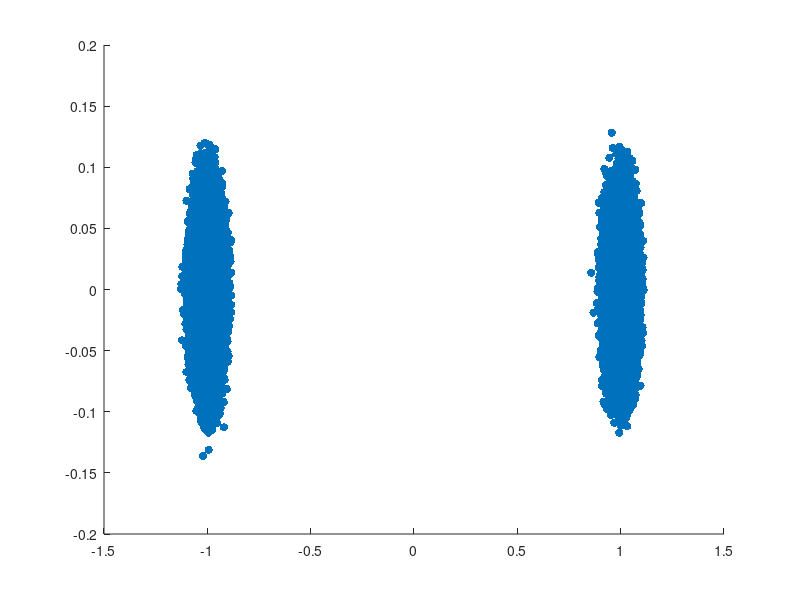

This chart was generated by the following MATLAB code: (Note: this script raises an error after producing the figure.)
VERBOSE_FOR_DEMO_RUN = false;
d = 100; % Distance in meters
rng(0);


% ####################
% ### Task 1: P_rx ###
% ####################
if VERBOSE_FOR_DEMO_RUN
    fprintf('####################\n');
    fprintf('### Task 1: P_rx ###\n');
    fprintf('####################\n\n');
end

function [P_rx_W, P_rx_dBm] = ...
    calculate_received_power(d)
    % Constants
    c = 3e8; % Speed of light (m/s)

    % Tx Parameters
    f = 2.4e9; % Frequency (Hz)
    P_tx_dBm = 10; % Transmit power (dBm)
    P_tx = 10^(P_tx_dBm / 10) * 1e-3; % Transmit power (W)
    G_tx = 1; % Transmit antenna gain

    % Rx Parameters
    G_rx = 1; % Receive antenna gain

    % Calculate the wavelength
    lambda = c / f;

    % Received Power (dBm)
    P_rx_dBm = P_tx_dBm + 10 * log10(G_tx) + ...
        10 * log10(G_rx) + ...
        20 * log10(lambda / (4 * pi * d));

    % Convert dBm to Watts
    P_rx_W = 10^(P_rx_dBm / 10) * 1e-3;
end

[P_rx_W, P_rx_dBm] = calculate_received_power(d);

if VERBOSE_FOR_DEMO_RUN
    fprintf('At a distance of %f meters, the received power is %e W (%f dBm).\n\n', d, P_rx_W, P_rx_dBm);
end

% ##################################
% ### Task 2: Channel Generation ###
% ##################################
if VERBOSE_FOR_DEMO_RUN
    fprintf('##################################\n');
    fprintf('### Task 2: Channel Generation ###\n');
    fprintf('##################################\n\n');
end
function [h] = generate_channel()
    % get a, b from a Gaussian normal distribution
    a = randn;
    b = randn;

    % generate h
    h = a + 1i * b;
end
function [h_scaled] = generate_scaled_channel(P_rx_W)
    h = generate_channel();
    scale_factor = sqrt(P_rx_W / abs(h)^2);
    h_scaled = h * scale_factor;
end
h_scaled = generate_scaled_channel(P_rx_W);
if VERBOSE_FOR_DEMO_RUN
    fprintf('The scaled channel is: %e + %ei.\n\n', real(h_scaled), imag(h_scaled));
end

% ##########################
% ### Task 3: Modulation ###
% ##########################
if VERBOSE_FOR_DEMO_RUN
    fprintf('##########################\n');
    fprintf('### Task 3: Modulation ###\n');
    fprintf('##########################\n\n');
end
function [random_bits] = generate_random_bits(N)
    random_bits = randi([0, 1], 1, N);
end

function [symbols] = BPSK_modulate(bits)
    symbols = (-2) * bits + 1;

    % Normalize symbols
    expected_power = abs(-1)^2 * 0.5 + abs(1)^2 * 0.5;
    symbols = symbols / sqrt(expected_power);
end

function [symbols] = QPSK_modulate(bits)
    N = length(bits);
    symbols = zeros(1, N/2);
    for i = 1:2:N
        if bits(i) == 0 && bits(i+1) == 0
            symbols((i+1)/2) = 1 + 1i;
        elseif bits(i) == 0 && bits(i+1) == 1
            symbols((i+1)/2) = 1 - 1i;
        elseif bits(i) == 1 && bits(i+1) == 0
            symbols((i+1)/2) = -1 + 1i;
        else
            symbols((i+1)/2) = -1 - 1i;
        end
    end

    % Normalize symbols
    expected_power = abs(1 + 1i)^2;
    symbols = symbols / sqrt(expected_power);
end

function [symbols] = QAM16_modulate(bits)
    N = length(bits);
    symbols = zeros(1, N/4);
    
    for i = 1:4:N
        % Determine real part
        if bits(i) == 0 && bits(i+1) == 0
            real_part = 3;
        elseif bits(i) == 0 && bits(i+1) == 1
            real_part = 1;
        elseif bits(i) == 1 && bits(i+1) == 1
            real_part = -3;
        else % bits(i) == 1 && bits(i+1) == 0
            real_part = -1;
        end

        % Determine imaginary part
        if bits(i+2) == 0 && bits(i+3) == 0
            imag_part = 3;
        elseif bits(i+2) == 0 && bits(i+3) == 1
            imag_part = 1;
        elseif bits(i+2) == 1 && bits(i+3) == 1
            imag_part = -3;
        else % bits(i+2) == 1 && bits(i+3) == 0
            imag_part = -1;
        end

        % Store symbol
        symbols((i+3)/4) = real_part + 1i * imag_part;
    end

    % Normalize symbols
    expected_power = ( ...
        abs(-3 + 3i)^2 * 4 + ...
        abs(-3 + 1i)^2 * 8 + ...
        abs(-1 + 1i)^2 * 4 ...
    ) / 16;
    symbols = symbols / sqrt(expected_power);
end

function [symbols] = QAM64_modulate(bits)
    N = length(bits);
    symbols = zeros(1, N/6);

    for i=1:6:N

        % Get value represented by 6 bits
        value = 0;
        for j = 0:5
            value = value + bits(i+j) * 2^(5-j);
        end

        % Determine real and imaginary parts
        real_part = -floor(value / 8) * 2 + 7;
        imag_part = -mod(value, 8) * 2 + 7;

        % Store symbol
        symbols((i+5)/6) = real_part + 1i * imag_part;
    end

    % Normalize symbols
    sample_symbols = zeros(1, 64);
    for i = 1:8
        for j = 1:8
            sample_symbols((i-1)*8 + j) = (2*i - 9) + 1i * (2*j - 9);
        end
    end
    expected_power = sum(abs(sample_symbols).^2) / 64;
    symbols = symbols / sqrt(expected_power);
end

function [average_power] = calculate_average_power(symbols)
    average_power = mean(abs(symbols).^2);
end

N = 300000; % Number of bits
bits = generate_random_bits(N);
symbols_BPSK = BPSK_modulate(bits);
symbols_QPSK = QPSK_modulate(bits);
symbols_QAM16 = QAM16_modulate(bits);
symbols_QAM64 = QAM64_modulate(bits);

if VERBOSE_FOR_DEMO_RUN
    fprintf('First 12 bits of the random bits: %s\n', num2str(bits(1:12)));
    fprintf('First 12 BPSK symbols: %s\n', num2str(symbols_BPSK(1:12)));
    fprintf('First 6 QPSK symbols: %s\n', num2str(symbols_QPSK(1:6)));
    fprintf('First 3 QAM16 symbols: %s\n', num2str(symbols_QAM16(1:3)));
    fprintf('First 2 QAM64 symbols: %s\n\n', num2str(symbols_QAM64(1:2)));
end

average_power_BPSK = calculate_average_power(symbols_BPSK);
average_power_QPSK = calculate_average_power(symbols_QPSK);
average_power_QAM16 = calculate_average_power(symbols_QAM16);
average_power_QAM64 = calculate_average_power(symbols_QAM64);

% #####################################
% ### Task 4: Transmit over the Air ###
% #####################################
if VERBOSE_FOR_DEMO_RUN
    fprintf('#####################################\n');
    fprintf('### Task 4: Transmit over the Air ###\n');
    fprintf('#####################################\n\n');
end
function [noise] = generate_noise(N, noise_power_dBm)
    noise_power_W = 10^(noise_power_dBm / 10) * 1e-3;
    noise = zeros(1, N);
    for i = 1:N
        a = randn * sqrt(noise_power_W / 2);
        b = randn * sqrt(noise_power_W / 2);
        noise(i) = a + 1i * b;
    end
end

function [received_symbols] = transmit_symbol(symbols, h, noise)
    K = length(symbols);
    received_symbols = h * symbols + noise(1:K);
end

noise_power_dBm = -90; % Noise power in dBm
noise_power_W = 10^(noise_power_dBm / 10) * 1e-3;
noise = generate_noise(N, noise_power_dBm);

received_symbols_BPSK = transmit_symbol(symbols_BPSK, h_scaled, noise);
received_symbols_QPSK = transmit_symbol(symbols_QPSK, h_scaled, noise);
received_symbols_QAM16 = transmit_symbol(symbols_QAM16, h_scaled, noise);
received_symbols_QAM64 = transmit_symbol(symbols_QAM64, h_scaled, noise);

if VERBOSE_FOR_DEMO_RUN
    fprintf('First 3 received BPSK symbols: %s\n', num2str(received_symbols_BPSK(1:3)));
    fprintf('First 3 received QPSK symbols: %s\n', num2str(received_symbols_QPSK(1:3)));
    fprintf('First 3 received QAM16 symbols: %s\n', num2str(received_symbols_QAM16(1:3)));
    fprintf('First 3 received QAM64 symbols: %s\n\n', num2str(received_symbols_QAM64(1:3)));
end

% #######################################
% ### Task 5: Decode and Demodulation ###
% #######################################
if VERBOSE_FOR_DEMO_RUN
    fprintf('#######################################\n');
    fprintf('### Task 5: Decode and Demodulation ###\n');
    fprintf('#######################################\n\n');
end
function [bits, symbols] = BPSK_demodulate(received_symbols, h)
    symbols = received_symbols / h;
    bits = symbols < 0;
end

function [bits, symbols] = QPSK_demodulate(received_symbols, h)
    symbols = received_symbols / h;
    bits = zeros(1, 2 * length(symbols));
    for i = 1:length(symbols)
        if imag(symbols(i)) > 0
            bits(2*i) = 0;
        else
            bits(2*i) = 1;
        end

        if real(symbols(i)) > 0
            bits(2*i - 1) = 0;
        else
            bits(2*i - 1) = 1;
        end
    end
end

function [bits, symbols] = QAM16_demodulate(received_symbols, h)
    symbols = received_symbols / h;
    constellations = [ ...
        -3+3i, -1+3i, 1+3i, 3+3i, ...
        -3+1i, -1+1i, 1+1i, 3+1i, ...
        -3-1i, -1-1i, 1-1i, 3-1i, ...
        -3-3i, -1-3i, 1-3i, 3-3i ...
    ];
    normalized_constellations = constellations / sqrt(mean(abs(constellations).^2));
    bits_of_constellations = [ ...
        1 1 0 0; 1 0 0 0; 0 1 0 0; 0 0 0 0; ...
        1 1 0 1; 1 0 0 1; 0 1 0 1; 0 0 0 1; ...
        1 1 1 0; 1 0 1 0; 0 1 1 0; 0 0 1 0; ...
        1 1 1 1; 1 0 1 1; 0 1 1 1; 0 0 1 1 ...
    ];
    bits = zeros(1, 4 * length(symbols));
    for i = 1:length(symbols)
        distances = abs(symbols(i) - normalized_constellations);
        [~, index] = min(distances);
        bits((i-1)*4 + 1:i*4) = bits_of_constellations(index, :);
    end
end

function [bits, symbols] = QAM64_demodulate(received_symbols, h)
    symbols = received_symbols / h;
    constellations = zeros(1, 64);
    for i = 1:8
        for j = 1:8
            constellations((i-1)*8 + j) = (2*j - 9) + 1i * (-2*i + 9);
        end
    end
    normalized_constellations = constellations / sqrt(mean(abs(constellations).^2));
    bits_of_constellations = zeros(64, 6);
    for i = 1:8
        for j = 1:8
            index = (i-1)*8 + j;
            value = (8 - j) * 8 + (i - 1);
            for k = 1:6
                bits_of_constellations(index, k) = mod(floor(value / 2^(6-k)), 2);
            end
        end
    end
    
    bits = zeros(1, 6 * length(symbols));
    for i = 1:length(symbols)
        distances = abs(symbols(i) - normalized_constellations);
        [~, index] = min(distances);
        bits((i-1)*6 + 1:i*6) = bits_of_constellations(index, :);
    end
end

[bits_BPSK, symbols_BPSK_prime] = BPSK_demodulate(received_symbols_BPSK, h_scaled);
[bits_QPSK, symbols_QPSK_prime] = QPSK_demodulate(received_symbols_QPSK, h_scaled);
[bits_QAM16, symbols_QAM16_prime] = QAM16_demodulate(received_symbols_QAM16, h_scaled);
[bits_QAM64, symbols_QAM64_prime] = QAM64_demodulate(received_symbols_QAM64, h_scaled);

if VERBOSE_FOR_DEMO_RUN
    fprintf('First 10 demodulated BPSK bits: %s\n', num2str(bits_BPSK(1:10)));
    fprintf('First 10 demodulated QPSK bits: %s\n', num2str(bits_QPSK(1:10)));
    fprintf('First 10 demodulated QAM16 bits: %s\n', num2str(bits_QAM16(1:10)));
    fprintf('First 10 demodulated QAM64 bits: %s\n\n', num2str(bits_QAM64(1:10)));
end

% #############################
% ### Task 6: Calculate SNR ###
% #############################
if VERBOSE_FOR_DEMO_RUN
    fprintf('#############################\n');
    fprintf('### Task 6: Calculate SNR ###\n');
    fprintf('#############################\n\n');
end
empirical_noise_BPSK = symbols_BPSK_prime - symbols_BPSK;
empirical_noise_QPSK = symbols_QPSK_prime - symbols_QPSK;
empirical_noise_QAM16 = symbols_QAM16_prime - symbols_QAM16;
empirical_noise_QAM64 = symbols_QAM64_prime - symbols_QAM64;

average_power_empirical_noise_BPSK_W = mean(abs(empirical_noise_BPSK).^2);
average_power_empirical_noise_QPSK_W = mean(abs(empirical_noise_QPSK).^2);
average_power_empirical_noise_QAM16_W = mean(abs(empirical_noise_QAM16).^2);
average_power_empirical_noise_QAM64_W = mean(abs(empirical_noise_QAM64).^2);
if VERBOSE_FOR_DEMO_RUN
    fprintf('Average power of BPSK empirical noise: %e W.\n', average_power_empirical_noise_BPSK_W);
    fprintf('Average power of QPSK empirical noise: %e W.\n', average_power_empirical_noise_QPSK_W);
    fprintf('Average power of QAM16 empirical noise: %e W.\n', average_power_empirical_noise_QAM16_W);
    fprintf('Average power of QAM64 empirical noise: %e W.\n\n', average_power_empirical_noise_QAM64_W);
end

average_power_empirical_noise_BPSK_dBm = 10 * log10(average_power_empirical_noise_BPSK_W * 1e3);
average_power_empirical_noise_QPSK_dBm = 10 * log10(average_power_empirical_noise_QPSK_W * 1e3);
average_power_empirical_noise_QAM16_dBm = 10 * log10(average_power_empirical_noise_QAM16_W * 1e3);
average_power_empirical_noise_QAM64_dBm = 10 * log10(average_power_empirical_noise_QAM64_W * 1e3);
if VERBOSE_FOR_DEMO_RUN
    fprintf('Average power of BPSK empirical noise: %f dBm.\n', average_power_empirical_noise_BPSK_dBm);
    fprintf('Average power of QPSK empirical noise: %f dBm.\n', average_power_empirical_noise_QPSK_dBm);
    fprintf('Average power of QAM16 empirical noise: %f dBm.\n', average_power_empirical_noise_QAM16_dBm);
    fprintf('Average power of QAM64 empirical noise: %f dBm.\n\n', average_power_empirical_noise_QAM64_dBm);
end

SNR_BPSK_W = average_power_BPSK / average_power_empirical_noise_BPSK_W;
SNR_QPSK_W = average_power_QPSK / average_power_empirical_noise_QPSK_W;
SNR_QAM16_W = average_power_QAM16 / average_power_empirical_noise_QAM16_W;
SNR_QAM64_W = average_power_QAM64 / average_power_empirical_noise_QAM64_W;
if VERBOSE_FOR_DEMO_RUN
    fprintf('SNR of BPSK: %f.\n', SNR_BPSK_W);
    fprintf('SNR of QPSK: %f.\n', SNR_QPSK_W);
    fprintf('SNR of QAM16: %f.\n', SNR_QAM16_W);
    fprintf('SNR of QAM64: %f.\n\n', SNR_QAM64_W);
end

SNR_BPSK_dB = 10 * log10(SNR_BPSK_W);
SNR_QPSK_dB = 10 * log10(SNR_QPSK_W);
SNR_QAM16_dB = 10 * log10(SNR_QAM16_W);
SNR_QAM64_dB = 10 * log10(SNR_QAM64_W);
if VERBOSE_FOR_DEMO_RUN
    fprintf('SNR of BPSK: %f dB.\n', SNR_BPSK_dB);
    fprintf('SNR of QPSK: %f dB.\n', SNR_QPSK_dB);
    fprintf('SNR of QAM16: %f dB.\n', SNR_QAM16_dB);
    fprintf('SNR of QAM64: %f dB.\n\n', SNR_QAM64_dB);
end

theoretical_SNR_W = P_rx_W - noise_power_W;
theoretical_SNR_dB = 10 * log10(theoretical_SNR_W);
if VERBOSE_FOR_DEMO_RUN
    fprintf('Theoretical SNR: %e W (%f dB).\n\n', theoretical_SNR_W, theoretical_SNR_dB);
end

% ####################################
% ### Task 7: Calculate Throughput ###
% ####################################
if VERBOSE_FOR_DEMO_RUN
    fprintf('####################################\n');
    fprintf('### Task 7: Calculate Throughput ###\n');
    fprintf('####################################\n\n');
end
function [PDR] = calculate_PDR(bits, bits_prime, pkt_size_bit)
    N = length(bits);
    errors = bits ~= bits_prime;
    success_pkt = 0;
    for i = 1:pkt_size_bit:N
        if sum(errors(i:i+pkt_size_bit-1)) == 0
            success_pkt = success_pkt + 1;
        end
    end
    PDR = success_pkt / (N / pkt_size_bit);
end

sample_duration_s = 3.2e-6;
pkt_size_byte = 500;
pkt_size_bit = pkt_size_byte * 8;
empirical_bit_err_rate_BPSK = sum(bits_BPSK ~= bits) / N;
empirical_bit_err_rate_QPSK = sum(bits_QPSK ~= bits) / N;
empirical_bit_err_rate_QAM16 = sum(bits_QAM16 ~= bits) / N;
empirical_bit_err_rate_QAM64 = sum(bits_QAM64 ~= bits) / N;
if VERBOSE_FOR_DEMO_RUN
    fprintf('Empirical bit error rate of BPSK: %e.\n', empirical_bit_err_rate_BPSK);
    fprintf('Empirical bit error rate of QPSK: %e.\n', empirical_bit_err_rate_QPSK);
    fprintf('Empirical bit error rate of QAM16: %e.\n', empirical_bit_err_rate_QAM16);
    fprintf('Empirical bit error rate of QAM64: %e.\n\n', empirical_bit_err_rate_QAM64);
end

theoretical_PDR_BPSK = (1 - empirical_bit_err_rate_BPSK) ^ pkt_size_bit;
theoretical_PDR_QPSK = (1 - empirical_bit_err_rate_QPSK) ^ pkt_size_bit;
theoretical_PDR_QAM16 = (1 - empirical_bit_err_rate_QAM16) ^ pkt_size_bit;
theoretical_PDR_QAM64 = (1 - empirical_bit_err_rate_QAM64) ^ pkt_size_bit;
if VERBOSE_FOR_DEMO_RUN
    fprintf('Theoretical packet delivery rate of BPSK: %e.\n', theoretical_PDR_BPSK);
    fprintf('Theoretical packet delivery rate of QPSK: %e.\n', theoretical_PDR_QPSK);
    fprintf('Theoretical packet delivery rate of QAM16: %e.\n', theoretical_PDR_QAM16);
    fprintf('Theoretical packet delivery rate of QAM64: %e.\n\n', theoretical_PDR_QAM64);
end

empirical_PDR_BPSK = calculate_PDR(bits, bits_BPSK, pkt_size_bit);
empirical_PDR_QPSK = calculate_PDR(bits, bits_QPSK, pkt_size_bit);
empirical_PDR_QAM16 = calculate_PDR(bits, bits_QAM16, pkt_size_bit);
empirical_PDR_QAM64 = calculate_PDR(bits, bits_QAM64, pkt_size_bit);
if VERBOSE_FOR_DEMO_RUN
    fprintf('Empirical packet delivery rate of BPSK: %f.\n', empirical_PDR_BPSK);
    fprintf('Empirical packet delivery rate of QPSK: %f.\n', empirical_PDR_QPSK);
    fprintf('Empirical packet delivery rate of QAM16: %f.\n', empirical_PDR_QAM16);
    fprintf('Empirical packet delivery rate of QAM64: %f.\n\n', empirical_PDR_QAM64);
end

% total_bits_transferred = N * theoretical_PDR;
% total_time_s = sample_duration_s * (N / bits_per_sample);
% throughput = total_bits_transferred / total_time_s;
%            = N * theoretical_PDR / (sample_duration_s * (N / bits_per_sample));
%            = theoretical_PDR * bits_per_sample / sample_duration_s;
theoretical_throughput_BPSK = theoretical_PDR_BPSK * 1 / sample_duration_s;
theoretical_throughput_QPSK = theoretical_PDR_QPSK * 2 / sample_duration_s;
theoretical_throughput_QAM16 = theoretical_PDR_QAM16 * 4 / sample_duration_s;
theoretical_throughput_QAM64 = theoretical_PDR_QAM64 * 6 / sample_duration_s;
if VERBOSE_FOR_DEMO_RUN
    fprintf('Theoretical throughput of BPSK: %e bps.\n', theoretical_throughput_BPSK);
    fprintf('Theoretical throughput of QPSK: %e bps.\n', theoretical_throughput_QPSK);
    fprintf('Theoretical throughput of QAM16: %e bps.\n', theoretical_throughput_QAM16);
    fprintf('Theoretical throughput of QAM64: %e bps.\n\n', theoretical_throughput_QAM64);
end

empirical_throughput_BPSK = empirical_PDR_BPSK * 1 / sample_duration_s;
empirical_throughput_QPSK = empirical_PDR_QPSK * 2 / sample_duration_s;
empirical_throughput_QAM16 = empirical_PDR_QAM16 * 4 / sample_duration_s;
empirical_throughput_QAM64 = empirical_PDR_QAM64 * 6 / sample_duration_s;
if VERBOSE_FOR_DEMO_RUN
    fprintf('Empirical throughput of BPSK: %e bps.\n', empirical_throughput_BPSK);
    fprintf('Empirical throughput of QPSK: %e bps.\n', empirical_throughput_QPSK);
    fprintf('Empirical throughput of QAM16: %e bps.\n', empirical_throughput_QAM16);
    fprintf('Empirical throughput of QAM64: %e bps.\n\n', empirical_throughput_QAM64);
end

modulation_schemes = {'BPSK', 'QPSK', 'QAM16', 'QAM64'};
empirical_throughputs = [empirical_throughput_BPSK, empirical_throughput_QPSK, empirical_throughput_QAM16, empirical_throughput_QAM64];
[best_throughput, best_scheme_index] = max(empirical_throughputs);
best_scheme = modulation_schemes{best_scheme_index};
if VERBOSE_FOR_DEMO_RUN
    fprintf('Given a distance of %f meters, the best modulation scheme is %s with an empirical throughput of %e bps.\n\n', d, best_scheme, best_throughput);
end

% ############################
% ### Task 8: Plot Figures ###
% ############################
if VERBOSE_FOR_DEMO_RUN
    fprintf('############################\n');
    fprintf('### Task 8: Plot Figures ###\n');
    fprintf('############################\n\n');
end
function plot_constellation(symbols, title_str)
    figure;
    sc = scatter(real(symbols), imag(symbols), 'filled');
    sc.SizeData = 10;
    title(title_str);
    xlabel('Real');
    ylabel('Imaginary');
    grid on;
    axis equal;
    saveas(gcf, sprintf('pics/%s.png', strrep(title_str, ' ', '_')));
    fprintf('The plot has been saved as "pics/%s.png".\n', strrep(title_str, ' ', '_'));
end

% BPSK with 40m
d = 40;
[P_rx_W, ~] = calculate_received_power(d);
h_scaled = generate_scaled_channel(P_rx_W);
received_symbols_BPSK = transmit_symbol(symbols_BPSK, h_scaled, noise);
[bits_BPSK, symbols_BPSK_prime] = BPSK_demodulate(received_symbols_BPSK, h_scaled);
plot_constellation(symbols_BPSK_prime, 'BPSK Constellation with 40m');

% QPSK with 20m
d = 20;
[P_rx_W, ~] = calculate_received_power(d);
h_scaled = generate_scaled_channel(P_rx_W);
received_symbols_QPSK = transmit_symbol(symbols_QPSK, h_scaled, noise);
[bits_QPSK, symbols_QPSK_prime] = QPSK_demodulate(received_symbols_QPSK, h_scaled);
plot_constellation(symbols_QPSK_prime, 'QPSK Constellation with 20m');

% QAM16 with 10m
d = 10;
[P_rx_W, ~] = calculate_received_power(d);
h_scaled = generate_scaled_channel(P_rx_W);
received_symbols_QAM16 = transmit_symbol(symbols_QAM16, h_scaled, noise);
[bits_QAM16, symbols_QAM16_prime] = QAM16_demodulate(received_symbols_QAM16, h_scaled);
plot_constellation(symbols_QAM16_prime, 'QAM16 Constellation with 10m');

% QAM64 with 5m
d = 5;
[P_rx_W, ~] = calculate_received_power(d);
h_scaled = generate_scaled_channel(P_rx_W);
received_symbols_QAM64 = transmit_symbol(symbols_QAM64, h_scaled, noise);
[bits_QAM64, symbols_QAM64_prime] = QAM64_demodulate(received_symbols_QAM64, h_scaled);
plot_constellation(symbols_QAM64_prime, 'QAM64 Constellation with 5m');

% Throughput vs. Distance
function plot_throughput_vs_distance( ...
    BPSK_distance_vs_throughput, ...
    QPSK_distance_vs_throughput, ...
    QAM16_distance_vs_throughput, ...
    QAM64_distance_vs_throughput ...
)
    figure;
    hold on;
    plot(BPSK_distance_vs_throughput(:, 1), BPSK_distance_vs_throughput(:, 2), 'r', 'DisplayName', 'BPSK');
    plot(QPSK_distance_vs_throughput(:, 1), QPSK_distance_vs_throughput(:, 2), 'g', 'DisplayName', 'QPSK');
    plot(QAM16_distance_vs_throughput(:, 1), QAM16_distance_vs_throughput(:, 2), 'b', 'DisplayName', 'QAM16');
    plot(QAM64_distance_vs_throughput(:, 1), QAM64_distance_vs_throughput(:, 2), 'm', 'DisplayName', 'QAM64');
    hold off;
    title('Throughput vs. Distance');
    xlabel('Distance (m)');
    ylabel('Throughput (bps)');
    legend;
    grid on;
    saveas(gcf, 'pics/throughput_vs_distance.png');
    fprintf('The plot has been saved as "pics/throughput_vs_distance.png".\n');
end

BPSK_distance_vs_throughput = zeros(12, 2);
QPSK_distance_vs_throughput = zeros(12, 2);
QAM16_distance_vs_throughput = zeros(12, 2);
QAM64_distance_vs_throughput = zeros(12, 2);

% variables to output
% P_rx derived from the path loss model
P_rx_W_for_d = zeros(12, 1);
P_rx_dBm_for_d = zeros(12, 1);
% Empirical and theoretical noise power, SNR and SNR_dB for each modulation scheme
empirical_noise_power_BPSK_for_d = zeros(12, 1);
empirical_noise_power_QPSK_for_d = zeros(12, 1);
empirical_noise_power_QAM16_for_d = zeros(12, 1);
empirical_noise_power_QAM64_for_d = zeros(12, 1);
empirical_noise_power_BPSK_dBm_for_d = zeros(12, 1);
empirical_noise_power_QPSK_dBm_for_d = zeros(12, 1);
empirical_noise_power_QAM16_dBm_for_d = zeros(12, 1);
empirical_noise_power_QAM64_dBm_for_d = zeros(12, 1);
SNR_BPSK_for_d = zeros(12, 1);
SNR_QPSK_for_d = zeros(12, 1);
SNR_QAM16_for_d = zeros(12, 1);
SNR_QAM64_for_d = zeros(12, 1);
SNR_BPSK_dB_for_d = zeros(12, 1);
SNR_QPSK_dB_for_d = zeros(12, 1);
SNR_QAM16_dB_for_d = zeros(12, 1);
SNR_QAM64_dB_for_d = zeros(12, 1);
% Empirical BER
empirical_BER_BPSK_for_d = zeros(12, 1);
empirical_BER_QPSK_for_d = zeros(12, 1);
empirical_BER_QAM16_for_d = zeros(12, 1);
empirical_BER_QAM64_for_d = zeros(12, 1);
% Empirical and theoretical throughput
empirical_throughput_BPSK_for_d = zeros(12, 1);
empirical_throughput_QPSK_for_d = zeros(12, 1);
empirical_throughput_QAM16_for_d = zeros(12, 1);
empirical_throughput_QAM64_for_d = zeros(12, 1);
theoretical_throughput_BPSK_for_d = zeros(12, 1);
theoretical_throughput_QPSK_for_d = zeros(12, 1);
theoretical_throughput_QAM16_for_d = zeros(12, 1);
theoretical_throughput_QAM64_for_d = zeros(12, 1);
% Optimal modulation scheme
optimal_modulation_scheme_for_d = strings(12, 1);
% Distance for each d
d_for_d = zeros(12, 1);

for d = 50:50:600
    d_index = d / 50;
    % d_for_d
    d_for_d(d_index) = d;

    [P_rx_W, P_rx_dBm] = calculate_received_power(d);
    
    % P_rx
    P_rx_W_for_d(d_index) = P_rx_W;
    P_rx_dBm_for_d(d_index) = P_rx_dBm;

    h_scaled = generate_scaled_channel(P_rx_W);

    % BPSK
    received_symbols_BPSK = transmit_symbol(symbols_BPSK, h_scaled, noise);
    [bits_BPSK, symbols_BPSK_prime] = BPSK_demodulate(received_symbols_BPSK, h_scaled);
    empirical_PDR_BPSK = calculate_PDR(bits, bits_BPSK, pkt_size_bit);
    empirical_throughput_BPSK = empirical_PDR_BPSK * 1 / sample_duration_s;
    BPSK_distance_vs_throughput(d/50, :) = [d, empirical_throughput_BPSK];
    % noise power
    empirical_noise_power_BPSK_for_d(d_index) = mean(abs(symbols_BPSK_prime - symbols_BPSK).^2);
    empirical_noise_power_BPSK_dBm_for_d(d_index) = 10 * log10(empirical_noise_power_BPSK_for_d(d_index) * 1e3);
    % SNR
    SNR_BPSK_for_d(d_index) = average_power_BPSK / empirical_noise_power_BPSK_for_d(d_index);
    SNR_BPSK_dB_for_d(d_index) = 10 * log10(SNR_BPSK_for_d(d_index));
    % BER
    empirical_BER_BPSK_for_d(d_index) = sum(bits_BPSK ~= bits) / N;
    % Throughput
    empirical_throughput_BPSK_for_d(d_index) = empirical_throughput_BPSK;
    theoretical_PDR = (1 - empirical_BER_BPSK_for_d(d_index)) ^ pkt_size_bit;
    theoretical_throughput_BPSK_for_d(d_index) = theoretical_PDR * 1 / sample_duration_s;

    % QPSK
    received_symbols_QPSK = transmit_symbol(symbols_QPSK, h_scaled, noise);
    [bits_QPSK, symbols_QPSK_prime] = QPSK_demodulate(received_symbols_QPSK, h_scaled);
    empirical_PDR_QPSK = calculate_PDR(bits, bits_QPSK, pkt_size_bit);
    empirical_throughput_QPSK = empirical_PDR_QPSK * 2 / sample_duration_s;
    QPSK_distance_vs_throughput(d/50, :) = [d, empirical_throughput_QPSK];
    % noise power
    empirical_noise_power_QPSK_for_d(d_index) = mean(abs(symbols_QPSK_prime - symbols_QPSK).^2);
    empirical_noise_power_QPSK_dBm_for_d(d_index) = 10 * log10(empirical_noise_power_QPSK_for_d(d_index) * 1e3);
    % SNR
    SNR_QPSK_for_d(d_index) = average_power_QPSK / empirical_noise_power_QPSK_for_d(d_index);
    SNR_QPSK_dB_for_d(d_index) = 10 * log10(SNR_QPSK_for_d(d_index));
    % BER
    empirical_BER_QPSK_for_d(d_index) = sum(bits_QPSK ~= bits) / N;
    % Throughput
    empirical_throughput_QPSK_for_d(d_index) = empirical_throughput_QPSK;
    theoretical_PDR = (1 - empirical_BER_QPSK_for_d(d_index)) ^ pkt_size_bit;
    theoretical_throughput_QPSK_for_d(d_index) = theoretical_PDR * 2 / sample_duration_s;

    % QAM16
    received_symbols_QAM16 = transmit_symbol(symbols_QAM16, h_scaled, noise);
    [bits_QAM16, symbols_QAM16_prime] = QAM16_demodulate(received_symbols_QAM16, h_scaled);
    empirical_PDR_QAM16 = calculate_PDR(bits, bits_QAM16, pkt_size_bit);
    empirical_throughput_QAM16 = empirical_PDR_QAM16 * 4 / sample_duration_s;
    QAM16_distance_vs_throughput(d/50, :) = [d, empirical_throughput_QAM16];
    % noise power
    empirical_noise_power_QAM16_for_d(d_index) = mean(abs(symbols_QAM16_prime - symbols_QAM16).^2);
    empirical_noise_power_QAM16_dBm_for_d(d_index) = 10 * log10(empirical_noise_power_QAM16_for_d(d_index) * 1e3);
    % SNR
    SNR_QAM16_for_d(d_index) = average_power_QAM16 / empirical_noise_power_QAM16_for_d(d_index);
    SNR_QAM16_dB_for_d(d_index) = 10 * log10(SNR_QAM16_for_d(d_index));
    % BER
    empirical_BER_QAM16_for_d(d_index) = sum(bits_QAM16 ~= bits) / N;
    % Throughput
    empirical_throughput_QAM16_for_d(d_index) = empirical_throughput_QAM16;
    theoretical_PDR = (1 - empirical_BER_QAM16_for_d(d_index)) ^ pkt_size_bit;
    theoretical_throughput_QAM16_for_d(d_index) = theoretical_PDR * 4 / sample_duration_s;

    % QAM64
    received_symbols_QAM64 = transmit_symbol(symbols_QAM64, h_scaled, noise);
    [bits_QAM64, symbols_QAM64_prime] = QAM64_demodulate(received_symbols_QAM64, h_scaled);
    empirical_PDR_QAM64 = calculate_PDR(bits, bits_QAM64, pkt_size_bit);
    empirical_throughput_QAM64 = empirical_PDR_QAM64 * 6 / sample_duration_s;
    QAM64_distance_vs_throughput(d/50, :) = [d, empirical_throughput_QAM64];
    % noise power
    empirical_noise_power_QAM64_for_d(d_index) = mean(abs(symbols_QAM64_prime - symbols_QAM64).^2);
    empirical_noise_power_QAM64_dBm_for_d(d_index) = 10 * log10(empirical_noise_power_QAM64_for_d(d_index) * 1e3);
    % SNR
    SNR_QAM64_for_d(d_index) = average_power_QAM64 / empirical_noise_power_QAM64_for_d(d_index);
    SNR_QAM64_dB_for_d(d_index) = 10 * log10(SNR_QAM64_for_d(d_index));
    % BER
    empirical_BER_QAM64_for_d(d_index) = sum(bits_QAM64 ~= bits) / N;
    % Throughput
    empirical_throughput_QAM64_for_d(d_index) = empirical_throughput_QAM64;
    theoretical_PDR = (1 - empirical_BER_QAM64_for_d(d_index)) ^ pkt_size_bit;
    theoretical_throughput_QAM64_for_d(d_index) = theoretical_PDR * 6 / sample_duration_s;

    % Optimal modulation scheme
    empirical_throughputs = [empirical_throughput_BPSK_for_d(d_index), empirical_throughput_QPSK_for_d(d_index), empirical_throughput_QAM16_for_d(d_index), empirical_throughput_QAM64_for_d(d_index)];
    [best_throughput, best_scheme_index] = max(empirical_throughputs);
    modulation_schemes = {'BPSK', 'QPSK', 'QAM16', 'QAM64'};
    optimal_modulation_scheme_for_d(d_index) = modulation_schemes{best_scheme_index};
end

plot_throughput_vs_distance( ...
    BPSK_distance_vs_throughput, ...
    QPSK_distance_vs_throughput, ...
    QAM16_distance_vs_throughput, ...
    QAM64_distance_vs_throughput ...
);

% Print required variables
fprintf('\n');
fprintf('| Distance (m) | P_rx (W) | P_rx (dBm) |\n');
fprintf('| --- | --- | --- |\n');
for i = 1:12
    fprintf('| %d | %e | %f |\n', d_for_d(i), P_rx_W_for_d(i), P_rx_dBm_for_d(i));
end

fprintf('\n')
fprintf('| Distance (m) | Empirical Noise Power BPSK (W) | Empirical Noise Power QPSK (W) | Empirical Noise Power QAM16 (W) | Empirical Noise Power QAM64 (W) |\n');
fprintf('| --- | --- | --- | --- | --- |\n');
for i = 1:12
    fprintf('| %d | %e | %e | %e | %e |\n', d_for_d(i), empirical_noise_power_BPSK_for_d(i), empirical_noise_power_QPSK_for_d(i), empirical_noise_power_QAM16_for_d(i), empirical_noise_power_QAM64_for_d(i));
end

fprintf('\n')
fprintf('| Distance (m) | Empirical Noise Power BPSK (dBm) | Empirical Noise Power QPSK (dBm) | Empirical Noise Power QAM16 (dBm) | Empirical Noise Power QAM64 (dBm) |\n');
fprintf('| --- | --- | --- | --- | --- |\n');
for i = 1:12
    fprintf('| %d | %f | %f | %f | %f |\n', d_for_d(i), empirical_noise_power_BPSK_dBm_for_d(i), empirical_noise_power_QPSK_dBm_for_d(i), empirical_noise_power_QAM16_dBm_for_d(i), empirical_noise_power_QAM64_dBm_for_d(i));
end

fprintf('\n')
fprintf('The theoretical noise power is %e W (%f dBm).\n\n', noise_power_W, noise_power_dBm);

fprintf('\n')
fprintf('| Distance (m) | SNR BPSK | SNR QPSK | SNR QAM16 | SNR QAM64 |\n');
fprintf('| --- | --- | --- | --- | --- |\n');
for i = 1:12
    fprintf('| %d | %f | %f | %f | %f |\n', d_for_d(i), SNR_BPSK_for_d(i), SNR_QPSK_for_d(i), SNR_QAM16_for_d(i), SNR_QAM64_for_d(i));
end

fprintf('\n')
fprintf('| Distance (m) | SNR BPSK (dB) | SNR QPSK (dB) | SNR QAM16 (dB) | SNR QAM64 (dB) |\n');
fprintf('| --- | --- | --- | --- | --- |\n');
for i = 1:12
    fprintf('| %d | %f | %f | %f | %f |\n', d_for_d(i), SNR_BPSK_dB_for_d(i), SNR_QPSK_dB_for_d(i), SNR_QAM16_dB_for_d(i), SNR_QAM64_dB_for_d(i));
end

fprintf('\n')
fprintf('| Distance (m) | Empirical BER BPSK | Empirical BER QPSK | Empirical BER QAM16 | Empirical BER QAM64 |\n');
fprintf('| --- | --- | --- | --- | --- |\n');
for i = 1:12
    fprintf('| %d | %e | %e | %e | %e |\n', d_for_d(i), empirical_BER_BPSK_for_d(i), empirical_BER_QPSK_for_d(i), empirical_BER_QAM16_for_d(i), empirical_BER_QAM64_for_d(i));
end

fprintf('\n')
fprintf('| Distance (m) | Empirical Throughput BPSK (bps) | Empirical Throughput QPSK (bps) | Empirical Throughput QAM16 (bps) | Empirical Throughput QAM64 (bps) |\n');
fprintf('| --- | --- | --- | --- | --- |\n');
for i = 1:12
    fprintf('| %d | %e | %e | %e | %e |\n', d_for_d(i), empirical_throughput_BPSK_for_d(i), empirical_throughput_QPSK_for_d(i), empirical_throughput_QAM16_for_d(i), empirical_throughput_QAM64_for_d(i));
end

fprintf('\n')
fprintf('| Distance (m) | Theoretical Throughput BPSK (bps) | Theoretical Throughput QPSK (bps) | Theoretical Throughput QAM16 (bps) | Theoretical Throughput QAM64 (bps) |\n');
fprintf('| --- | --- | --- | --- | --- |\n');
for i = 1:12
    fprintf('| %d | %e | %e | %e | %e |\n', d_for_d(i), theoretical_throughput_BPSK_for_d(i), theoretical_throughput_QPSK_for_d(i), theoretical_throughput_QAM16_for_d(i), theoretical_throughput_QAM64_for_d(i));
end

fprintf('\n')
fprintf('| Distance (m) | Optimal Modulation Scheme |\n');
fprintf('| --- | --- |\n');
for i = 1:12
    fprintf('| %d | %s |\n', d_for_d(i), optimal_modulation_scheme_for_d(i));
end
